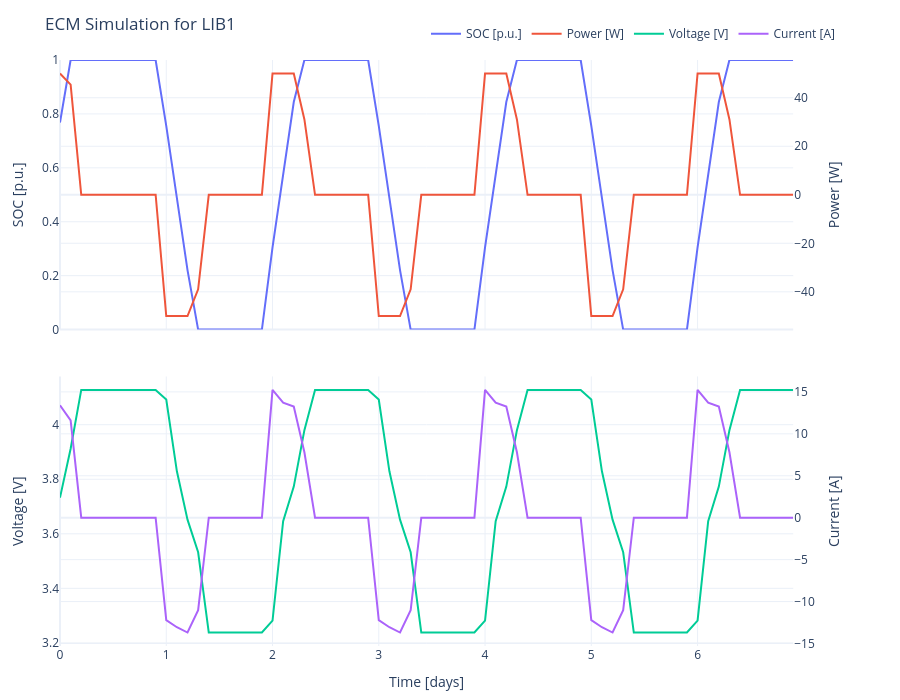

Source (notebook cell):
### Code cell
plot_ecm(
    # rufe hier die Simulation der LIB1 Zelle auf
    df_lib1_ecm_result,
    title="ECM Simulation for LIB1",
)
